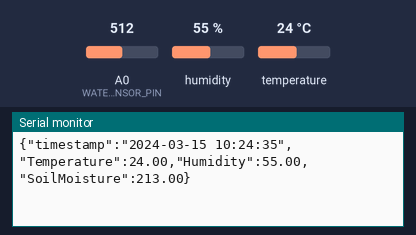
Bench run of a sketch on a simulated Arduino Uno, built with avr-gcc and run on an emulated ATmega328P. Parts: the last lines printed to the serial monitor. Inputs (shaded band) come from the test bench; at power-on: humidity 55 %, A0 (WATER_SENSOR_PIN) = 512, temperature 24 °C. The local clock reads 2024-03-15 10:24:30 at power-on unless the sketch sets it.

Above: at 5.8 s.
5.9 s: humidity set to 22 %
At 11.5 s:
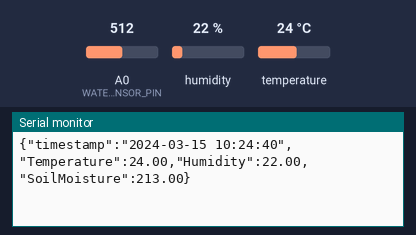
11.9 s: A0 (WATER_SENSOR_PIN) set to 716
At 16.3 s:
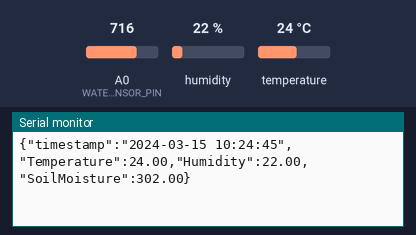
17.9 s: temperature set to 12 °C
At 21.0 s:
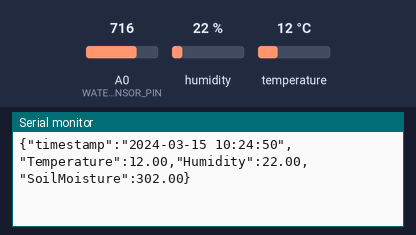
23.9 s: A0 (WATER_SENSOR_PIN) set to 900
At 25.7 s:
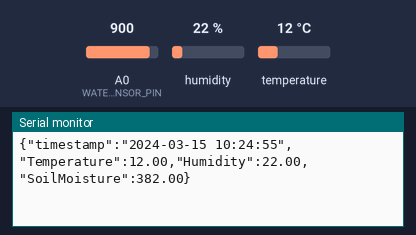
29.9 s: humidity set to 40 %
At 31.6 s:
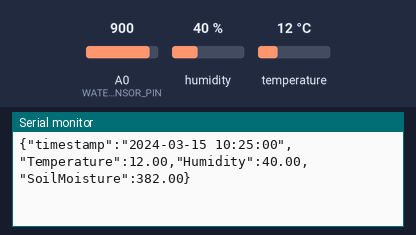
Timing chart, 0 to 33.1 s (numbered marks = the images above; inputs shaded):
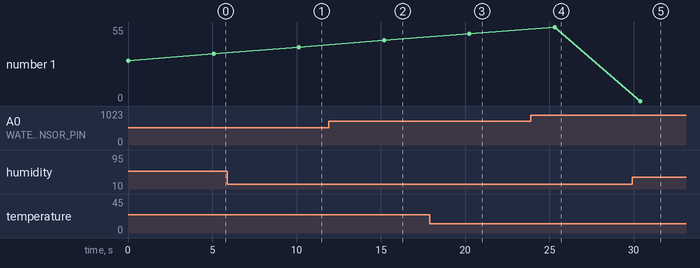

The sketch:

Arduino_sensors_complete.ino
```cpp
#include <DHT.h>
#include <Wire.h>
#include <RTClib.h>

// DHT11 Configuration
#define DHTPIN 6
#define DHTTYPE DHT11
DHT dht(DHTPIN, DHTTYPE);

#define WATER_SENSOR_PIN A0

RTC_DS1307 rtc;

void setup() {
  Serial.begin(9600);
  Serial.println("Initializing sensors...");

  dht.begin();

  if (!rtc.begin()) {
    Serial.println("Couldn't find RTC");
    while (1);
  }

  if (!rtc.isrunning()) {
    rtc.adjust(DateTime(2025, 1, 26, 2, 14, 0));
  }

  pinMode(WATER_SENSOR_PIN, INPUT);
}

void loop() {
  DateTime now = rtc.now();

  // Format timestamp
  char timestamp[20];
  sprintf(timestamp, "%04d-%02d-%02d %02d:%02d:%02d",
          now.year(), now.month(), now.day(),
          now.hour(), now.minute(), now.second());

  // Read sensors
  float temperature = dht.readTemperature();
  float humidity = dht.readHumidity();
  int waterLevel = analogRead(WATER_SENSOR_PIN);
  float moisturePercentage = map(waterLevel, 20, 250, 0, 100);

  // Send data in JSON format
  Serial.print("{\"timestamp\":\"");
  Serial.print(timestamp);
  Serial.print("\",\"Temperature\":");
  Serial.print(isnan(temperature) ? 0 : temperature);
  Serial.print(",\"Humidity\":");
  Serial.print(isnan(humidity) ? 0 : humidity);
  Serial.print(",\"SoilMoisture\":");
  Serial.print(moisturePercentage);
  Serial.println("}");

  delay(5000);
}
```

Measured:
- after the input at 5.9 s, the serial monitor: prints a new line after 4.2 s (image 1)
- after the input at 11.9 s, the serial monitor: prints a new line after 3.3 s (image 2)
- after the input at 17.9 s, the serial monitor: prints a new line after 2.4 s (image 3)
- after the input at 23.9 s, the serial monitor: prints a new line after 1.4 s (image 4)
- after the input at 29.9 s, the serial monitor: prints a new line after 0.47 s (image 5)
